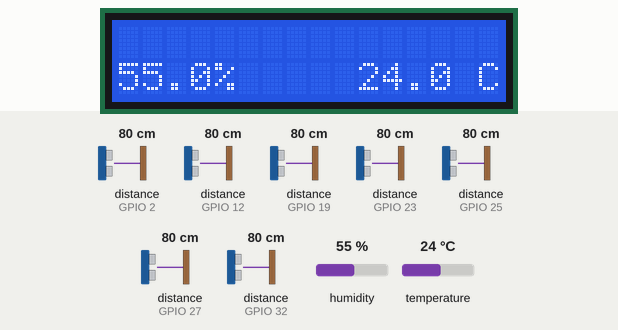
Simulated run of this sketch. Board: ESP32. Shown: 16×2 character LCD. Wiring (inferred from the names in the program): 7 × ultrasonic range finder: trigger GPIO 5, echo GPIO 23 / trigger GPIO 13, echo GPIO 12 / trigger GPIO 14, echo GPIO 27 / trigger GPIO 15, echo GPIO 2 / trigger GPIO 18, echo GPIO 19 / trigger GPIO 26, echo GPIO 25 / trigger GPIO 33, echo GPIO 32. Inputs (shaded band) come from the test bench; at power-on: humidity 55 %, temperature 24 °C, distance to the obstacle (sensors on GPIO 2, GPIO 12, GPIO 19, GPIO 23, GPIO 25, GPIO 27, GPIO 32) 80 cm. The echo pulse lasts 58.3 µs per cm; nothing arrives over Bluetooth unless stated; what the sketch prints to the serial monitor is not drawn.

Above: at 1.2 s.
1.3 s: humidity set to 22 %
At 2.8 s:
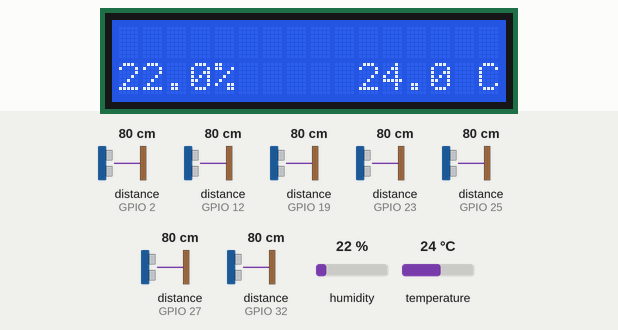
3.5 s: temperature set to 12 °C
At 5.2 s:
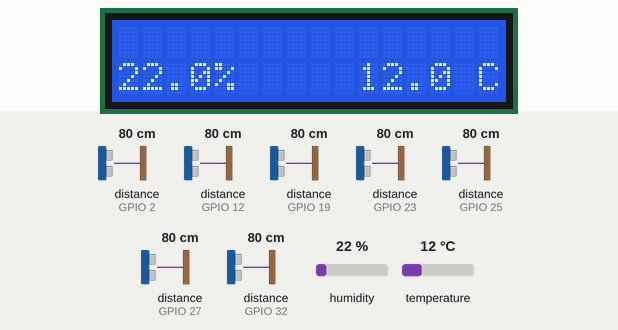
5.5 s: humidity set to 40 %
At 6.9 s:
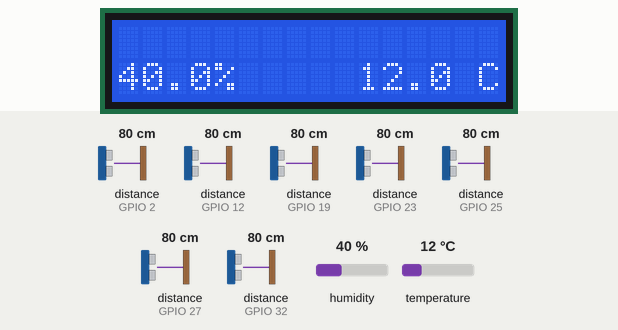
7.5 s: temperature set to 19 °C
At 8.4 s:
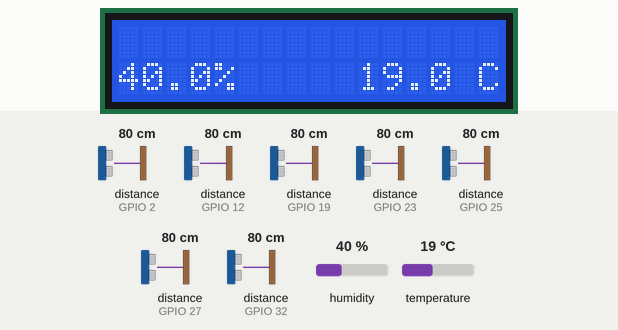
Timing chart, 0 to 10.4 s (numbered marks = the images above; inputs shaded):
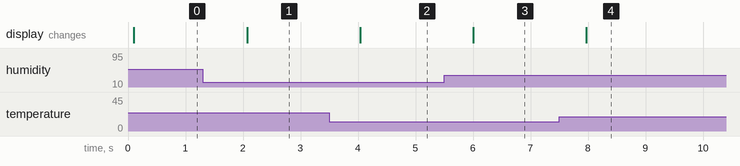

Measured:
- after the input at 1.3 s, the display: changes after 0.78 s (image 1)
- after the input at 3.5 s, the display: changes after 0.54 s (image 2)
- after the input at 5.5 s, the display: changes after 0.51 s (image 3)
- after the input at 7.5 s, the display: changes after 0.47 s (image 4)

The sketch:

Code_Last.ino
```cpp
#include <LiquidCrystal.h>

#include <LiquidCrystal_I2C.h>

#define LCD_ADDRESS 0x27 // I2C 주소
#define LCD_COLUMNS 16   // LCD의 열 수
#define LCD_ROWS 2       // LCD의 행 수


#include <LiquidCrystal_I2C.h>
#include <Wire.h>
#include <DHT11.h>        // DHT11 디지털 온습도 센서와 인터페이스하기 위한 기능 제공
#include "BluetoothSerial.h"

int pin_temp = 4;          // 온습도 센서
DHT11 dht11(pin_temp);


LiquidCrystal_I2C lcd(LCD_ADDRESS, LCD_COLUMNS, LCD_ROWS);


//#define USE_PIN // Uncomment this to use PIN during pairing. The pin is specified on the line below
const char *pin = "1234"; // Change this to more secure PIN.

String device_name = "esp1";

#if !defined(CONFIG_BT_ENABLED) || !defined(CONFIG_BLUEDROID_ENABLED)
#error Bluetooth is not enabled! Please run `make menuconfig` to and enable it
#endif

#if !defined(CONFIG_BT_SPP_ENABLED)
#error Serial Bluetooth not available or not enabled. It is only available for the ESP32 chip.
#endif

BluetoothSerial SerialBT;
String s1;
String s2;
int receivedCount = 0;

int trigpin_1_1 = 14;
int echopin_1_1 = 27;
int trigpin_1_2 = 26;
int echopin_1_2 = 25;
int trigpin_1_3 = 33;
int echopin_1_3 = 32;

int trigpin_2_1 = 5;
int echopin_2_1 = 23;
int trigpin_2_2 = 13;
int echopin_2_2 = 12;

int trigpin_3_1 = 15;
int echopin_3_1 = 2;
int trigpin_3_2 = 18;
int echopin_3_2 = 19;

char distance_trig1[] = "000";
char distance_trig2[] = "00";
char distance_trig3[] = "00";
char distance_trig[] = "0000000";

long duration;
long distance1[3];
long distance2[2];
long distance3[2];

float humidity;
float temperature;

int count = 0;
int wafer_count = 0;
int temp_count = 0;
int try_count = 0;
int off_count = 1;

String str1, str2;
String str3, str4;
String temp_result;


void setup() {
  Serial.begin(115200); // Start the serial port.
  SerialBT.begin(device_name); //Bluetooth device name
  Serial2.begin(115200, SERIAL_8N1, 16, 17);

  Wire.begin();

  lcd.begin(LCD_COLUMNS, LCD_ROWS);
  lcd.clear();

  lcd.setCursor(0, 0);
  lcd.backlight();

  Serial.printf("The device with name \"%s\" is started.\nNow you can pair it with Bluetooth!\n", device_name.c_str());
  //Serial.printf("The device with name \"%s\" and MAC address %s is started.\nNow you can pair it with Bluetooth!\n", device_name.c_str(), SerialBT.getMacString()); // Use this after the MAC method is implemented
  #ifdef USE_PIN
    SerialBT.setPin(pin);
    Serial.println("Using PIN");
  #endif
  pinMode(trigpin_1_1, OUTPUT); // trigPin as output
  pinMode(echopin_1_1, INPUT); // Input echoPin.
  pinMode(trigpin_1_2, OUTPUT); // trigPin as output
  pinMode(echopin_1_2, INPUT); // Input echoPin.
  pinMode(trigpin_1_3, OUTPUT); // trigPin as output
  pinMode(echopin_1_3, INPUT); // Input echoPin.

  pinMode(trigpin_2_1, OUTPUT); // trigPin as output
  pinMode(echopin_2_1, INPUT); // Input echoPin.
  pinMode(trigpin_2_2, OUTPUT); // trigPin as output
  pinMode(echopin_2_2, INPUT); // Input echoPin.

  pinMode(trigpin_3_1, OUTPUT); // trigPin as output
  pinMode(echopin_3_1, INPUT); // Input echoPin.
  pinMode(trigpin_3_2, OUTPUT); // trigPin as output
  pinMode(echopin_3_2, INPUT); // Input echoPin.
}


void loop() {

  dht11.read(humidity, temperature);

  str1 = String(humidity, 1);
  str2 = String(temperature, 1);
  str1.replace(".", "");
  str2.replace(".", "");

  temp_result = 'T'+str1+str2 + '\n';

  str3 = String(humidity, 1);
  str4 = String(temperature, 1);
  lcd.setCursor(0,1);
  lcd.print(str3);
  lcd.setCursor(4,1);
  lcd.print("%");
  lcd.setCursor(10,1);

  lcd.print(str4);
  lcd.setCursor(15,1);
  lcd.print("C");

  digitalWrite(trigpin_1_1, LOW);
  delayMicroseconds(2);
  digitalWrite(trigpin_1_1, HIGH);
  delayMicroseconds(10);
  digitalWrite(trigpin_1_1, LOW);
  duration = pulseIn(echopin_1_1, HIGH);
  distance1[0] = duration * 0.034 / 2;

  Serial.print("Sensor1_1: ");
  Serial.print(distance1[0]);
  Serial.println("cm");

  delay(100);

  digitalWrite(trigpin_1_2, LOW);
  delayMicroseconds(2);
  digitalWrite(trigpin_1_2, HIGH);
  delayMicroseconds(10);
  digitalWrite(trigpin_1_2, LOW);
  duration = pulseIn(echopin_1_2, HIGH);
  distance1[1] = duration * 0.034 / 2;

  Serial.print("Sensor1_2: ");
  Serial.print(distance1[1]);
  Serial.println("cm");

  delay(100);

  digitalWrite(trigpin_1_3, LOW);
  delayMicroseconds(2);
  digitalWrite(trigpin_1_3, HIGH);
  delayMicroseconds(10);
  digitalWrite(trigpin_1_3, LOW);
  duration = pulseIn(echopin_1_3, HIGH);
  distance1[2] = duration * 0.034 / 2;

  Serial.print("Sensor1_3: ");
  Serial.print(distance1[2]);
  Serial.println("cm");

  delay(100);

  //1풉 끝

  for (int n1 = 0; n1 < 3; n1++) {
    if (distance1[n1] > 4) {
      distance_trig2[n1] = '0';
    } else {
      distance_trig2[n1] = '1';
    }
    distance_trig[n1] = distance_trig2[n1];
  }

  delay(100);
  //2풉 시작

  digitalWrite(trigpin_2_2, LOW);
  delayMicroseconds(2);
  digitalWrite(trigpin_2_2, HIGH);
  delayMicroseconds(10);
  digitalWrite(trigpin_2_2, LOW);
  duration = pulseIn(echopin_2_2, HIGH);
  distance2[1] = duration * 0.034 / 2;

  Serial.print("Sensor2_2: ");
  Serial.print(distance2[0]);
  Serial.println("cm");

  delay(100);


  digitalWrite(trigpin_2_1, LOW);
  delayMicroseconds(2);
  digitalWrite(trigpin_2_1, HIGH);
  delayMicroseconds(10);
  digitalWrite(trigpin_2_1, LOW);
  duration = pulseIn(echopin_2_1, HIGH);
  distance2[0] = duration * 0.034 / 2;

  Serial.print("Sensor2_1: ");
  Serial.print(distance2[1]);
  Serial.println("cm");

  delay(100);


  //2풉 끝

  for (int n1 = 0; n1 < 2; n1++) {
    if (distance2[n1] > 4) {
      distance_trig2[n1] = '0';
    } else {
      distance_trig2[n1] = '1';
    }
    distance_trig[n1 + 3] = distance_trig2[n1];
  }

  //3풉시작
  delay(100);

  digitalWrite(trigpin_3_1, LOW);
  delayMicroseconds(2);
  digitalWrite(trigpin_3_1, HIGH);
  delayMicroseconds(10);
  digitalWrite(trigpin_3_1, LOW);
  duration = pulseIn(echopin_3_1, HIGH);
  distance3[0] = duration * 0.034 / 2;

  Serial.print("Sensor3_1: ");
  Serial.print(distance3[0]);
  Serial.println("cm");

  delay(100);

  digitalWrite(trigpin_3_2, LOW);
  delayMicroseconds(2);
  digitalWrite(trigpin_3_2, HIGH);
  delayMicroseconds(10);
  digitalWrite(trigpin_3_2, LOW);
  duration = pulseIn(echopin_3_2, HIGH);
  distance3[1] = duration * 0.034 / 2;

  Serial.print("Sensor3_2: ");
  Serial.print(distance3[1]);
  Serial.println("cm");

  delay(100);


  for (int n1 = 0; n1 < 2; n1++) {
    if (distance3[n1] > 4) {
      distance_trig3[n1] = '0';
    } else {
      distance_trig3[n1] = '1';
    }
    distance_trig[n1 + 5] = distance_trig3[n1];
  }

  while (SerialBT.available()) {
    char c = SerialBT.read();
    if(c=='\n'){
    s1.concat(c);   //  문자열을 잇는 함수
    break;
    }
    s1.concat(c);   //  문자열을 잇는 함수
    delay(10);
  }

  while(Serial2.available()){
    //들어온 데이터를 Serial로 그대로 전송
    char o = Serial2.read();
    if(o=='\n'){
    s2.concat(o);   //  문자열을 잇는 함수
    break;
    }
    s2.concat(o);   //  문자열을 잇는 함수
    delay(10);
  }

if(try_count == 0){
  if(s1 != ""){
    for(int n1=0; n1<=20; n1++){
      Serial2.write(s1[n1]);
      Serial.print(s1[n1]);
      if(s1[n1] == '\n'){
        s1 = "";
        break;
        Serial.print("\n");
        try_count = 1;
      }
    }
  }
}
else if(try_count == 1){
  try_count = 0;
  for(int n1 =0; n1<11; n1++){
    if(humidity<=40 || humidity>=50 || temperature>=27 || temperature<=27 ){
      Serial2.write(temp_result[n1]);
    }
  }
}

if(off_count == 1){
    off_count = 0;
    wafer_count = 1;
    temp_count = 0;
    for(int n1=0; n1<=10; n1++)
    {
     SerialBT.write(s2[n1]);
    }
  s2 = "";
}
else if(wafer_count == 1){
    Serial.println(distance_trig);
    Serial.print('\n');
    off_count = 0;
    wafer_count = 0;
    temp_count = 1;
    for(int n1=0; n1<=7; n1++)
    {
     SerialBT.write(distance_trig[n1]);
    }
  }
else if(temp_count == 1){
  Serial.println(temp_result);
    off_count = 1;
    wafer_count = 0;
    temp_count = 0;
  for(int n1 =0; n1<11; n1++){
    /*if(temp_result[n1] == '\n'){
      n1++;
    }*/
    SerialBT.write(temp_result[n1]);
    //Serial.println(temp_result[n1]);
  }
}


  delay(10);
}
```
